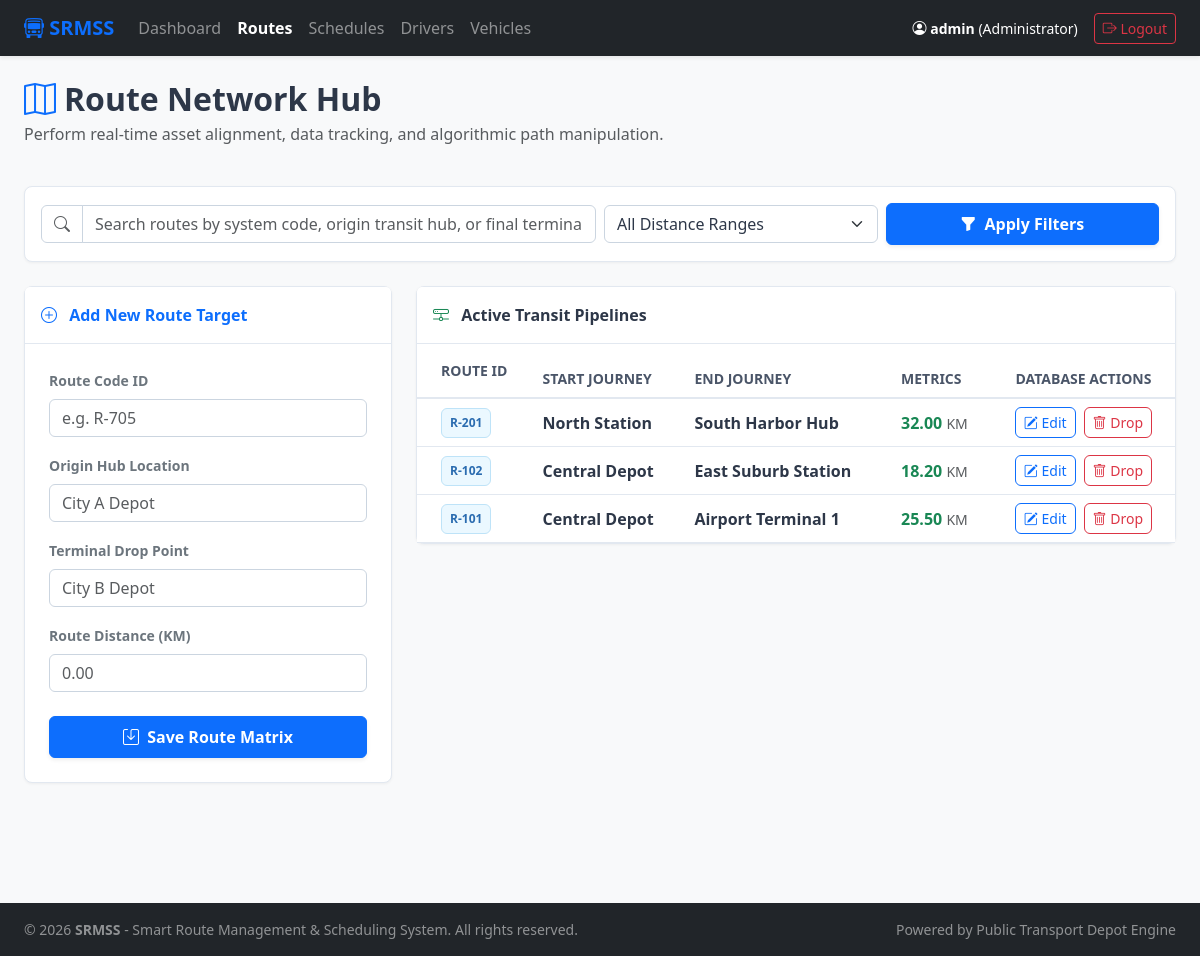
The page /routes.php (signed in) on the database its author committed.
### tables this page shows
CREATE TABLE `routes` (
  `id` int(11) NOT NULL AUTO_INCREMENT,
  `route_number` varchar(20) NOT NULL,
  `start_location` varchar(100) NOT NULL,
  `end_location` varchar(100) NOT NULL,
  `distance_km` decimal(5,2) NOT NULL,
  `created_at` timestamp NOT NULL DEFAULT current_timestamp(),
  `depot_id` int(11) DEFAULT 1,
  PRIMARY KEY (`id`),
  UNIQUE KEY `route_number` (`route_number`),
  KEY `depot_id` (`depot_id`),
  CONSTRAINT `routes_ibfk_1` FOREIGN KEY (`depot_id`) REFERENCES `depots` (`id`) ON DELETE SET NULL
);

### routes.php (the view, shortened to what this page needs)
<?php
require_once 'config/db.php';
include_once 'includes/header.php';
$search_query = isset($_GET['search']) ? trim($_GET['search']) : '';
$sql = "SELECT * FROM routes WHERE 1=1";
$params = [];
$sql .= " ORDER BY id DESC";
try {
    $stmt = $conn->prepare($sql);
    $stmt->execute($params);
    $routes = $stmt->fetchAll(PDO::FETCH_ASSOC);
} catch (PDOException $e) {
    $routes = [];
    $message = '<div class="alert alert-danger border-0 shadow-sm animate-fade py-3" style="background-color: #fff5f5; color: #e53e3e; border-left: 4px solid #e53e3e;"><i class="bi bi-exclamation-triangle-fill me-2"></i>Query Error: ' . htmlspecialchars($e->getMessage()) . '</div>';
}
?>
<div class="row animate-fade mb-5">
    <div class="col-md-12 mb-3">
        <h2 class="fw-bold text-custom-dark mb-1"><i class="bi bi-map text-primary me-2"></i>Route Network Hub</h2>
        <p class="text-muted">Perform real-time asset alignment, data tracking, and algorithmic path manipulation.</p>
    </div>
    <div class="col-md-12 mb-4">
        <div class="card theme-card p-3">
            <form action="routes.php" method="GET" class="row g-2 align-items-center">
                <div class="col-md-6">
                    <div class="input-group">
                        <span class="input-group-text theme-input border-end-0 bg-light"><i class="bi bi-search text-muted"></i></span>
                        <input type="text" name="search" class="form-control theme-input border-start-0" value="<?php echo htmlspecialchars($search_query); ?>" placeholder="Search routes by system code, origin transit hub, or final terminal drop points...">
                    </div>
                </div>
                <div class="col-md-3">
                    <select name="distance_filter" class="form-select theme-input">
                        <option value="">All Distance Ranges</option>
                    </select>
                </div>
                <div class="col-md-3 d-flex gap-2">
                    <button type="submit" class="btn btn-primary w-100 fw-semibold py-2 rounded-2 shadow-sm">
                        <i class="bi bi-funnel-fill me-1"></i> Apply Filters
                    </button>
                </div>
            </form>
        </div>
    </div>
    <div class="col-md-4 mb-4">
        <div class="card theme-card">
            <div class="card-header theme-card-header py-3 text-primary">
                <i class="bi bi-plus-circle me-2"></i> Add New Route Target
            </div>
            <div class="card-body p-4">
                <form action="routes.php" method="POST">
                    <div class="mb-3">
                        <label class="form-label small fw-semibold text-secondary">Route Code ID</label>
                        <input type="text" name="route_number" class="form-control theme-input" placeholder="e.g. R-705" required>
                    </div>
                    <div class="mb-3">
                        <label class="form-label small fw-semibold text-secondary">Origin Hub Location</label>
                        <input type="text" name="start_location" class="form-control theme-input" placeholder="City A Depot" required>
                    </div>
                    <div class="mb-3">
                        <label class="form-label small fw-semibold text-secondary">Terminal Drop Point</label>
                        <input type="text" name="end_location" class="form-control theme-input" placeholder="City B Depot" required>
                    </div>
                    <div class="mb-3">
                        <label class="form-label small fw-semibold text-secondary">Route Distance (KM)</label>
                        <input type="number" step="0.01" min="0" name="distance_km" class="form-control theme-input" placeholder="0.00" required>
                    </div>
                    <button type="submit" name="add_route" class="btn btn-primary w-100 fw-bold py-2 shadow-sm rounded-2 mt-2">
                        <i class="bi bi-save me-1"></i> Save Route Matrix
                    </button>
                </form>
            </div>
        </div>
    </div>
    <div class="col-md-8">
        <div class="card theme-card">
            <div class="card-header theme-card-header py-3 text-custom-dark d-flex justify-content-between align-items-center">
                <span><i class="bi bi-hdd-network text-success me-2"></i> Active Transit Pipelines</span>
            </div>
            <div class="card-body p-0">
                <div class="table-responsive">
                    <table class="table table-hover align-middle mb-0 text-custom-dark">
                        <thead class="table-header-row text-uppercase small">
                            <tr>
                                <th class="ps-4 py-3">Route ID</th>
                                <th>Start Journey</th>
                                <th>End Journey</th>
                                <th>Metrics</th>
                                <th class="text-center">Database Actions</th>
                            </tr>
                        </thead>
                        <tbody>
                            <?php if (empty($routes)): ?>
                                <tr><td colspan="5" class="text-center text-muted py-5">No active network data segments fit the search criteria.</td></tr>
                            <?php else: ?>
                                <?php foreach ($routes as $route): ?>
                                    <tr style="border-bottom: 1px solid #e2e8f0;">
                                        <td class="ps-4">
                                            <span class="badge border p-2 fw-bold" style="background-color: #ebf8ff; border-color: #bee3f8 !important; color: #2b6cb0;">
                                                <?php echo htmlspecialchars($route['route_number']); ?>
                                            </span>
                                        </td>
                                        <td class="fw-semibold text-custom-dark"><?php echo htmlspecialchars($route['start_location']); ?></td>
                                        <td class="fw-semibold text-custom-dark"><?php echo htmlspecialchars($route['end_location']); ?></td>
                                        <td><span class="text-success fw-bold"><?php echo htmlspecialchars($route['distance_km']); ?></span> <small class="text-muted">KM</small></td>
                                        <td class="text-center">
                                            <div class="d-flex justify-content-center gap-2">
                                                <button type="button" class="btn btn-sm btn-outline-primary rounded-2 px-2 py-1" data-bs-toggle="modal" data-bs-target="#editRouteModal<?php echo $route['id']; ?>">
                                                    <i class="bi bi-pencil-square"></i> Edit
                                                </button>
                                                <a href="routes.php?delete_id=<?php echo $route['id']; ?>" onclick="return confirm('Wipe route parameters permanently?');" class="btn btn-sm btn-outline-danger rounded-2 px-2 py-1">
                                                    <i class="bi bi-trash"></i> Drop
                                                </a>
                                            </div>
                                        </td>
                                    </tr>
                                <?php endforeach; ?>
                            <?php endif; ?>
                        </tbody>
                    </table>
                </div>
            </div>
        </div>
    </div>
</div>
</body>
</html>

### routes.php (style rules this page uses)
body { background-color: #f7fafc !important; color: #2d3748 !important; }
.theme-card { background-color: #ffffff !important; border: 1px solid #e2e8f0 !important; border-radius: 8px; box-shadow: 0 1px 3px rgba(0,0,0,0.05) !important; }
.theme-card-header { background-color: #ffffff !important; border-bottom: 1px solid #e2e8f0 !important; font-weight: 600; color: #2d3748; }
.theme-input { background-color: #ffffff !important; border: 1px solid #cbd5e0 !important; color: #2d3748 !important; border-radius: 6px; }
.table-header-row { background-color: #f7fafc !important; border-bottom: 2px solid #e2e8f0 !important; }
.table-header-row th { color: #4a5568 !important; font-weight: 600; }
.text-custom-dark { color: #2d3748 !important; }
.animate-fade { animation: fadeIn 0.2s ease-out; }

### rows shown on the page
routes: route_number "R-201", start_location "North Station", end_location "South Harbor Hub", distance_km "32.00"
routes: route_number "R-102", start_location "Central Depot", end_location "East Suburb Station", distance_km "18.20"
routes: route_number "R-101", start_location "Central Depot", end_location "Airport Terminal 1", distance_km "25.50"

### other values the page prints
$_SESSION['username'] "admin"
$_SESSION['role'] "Administrator"
